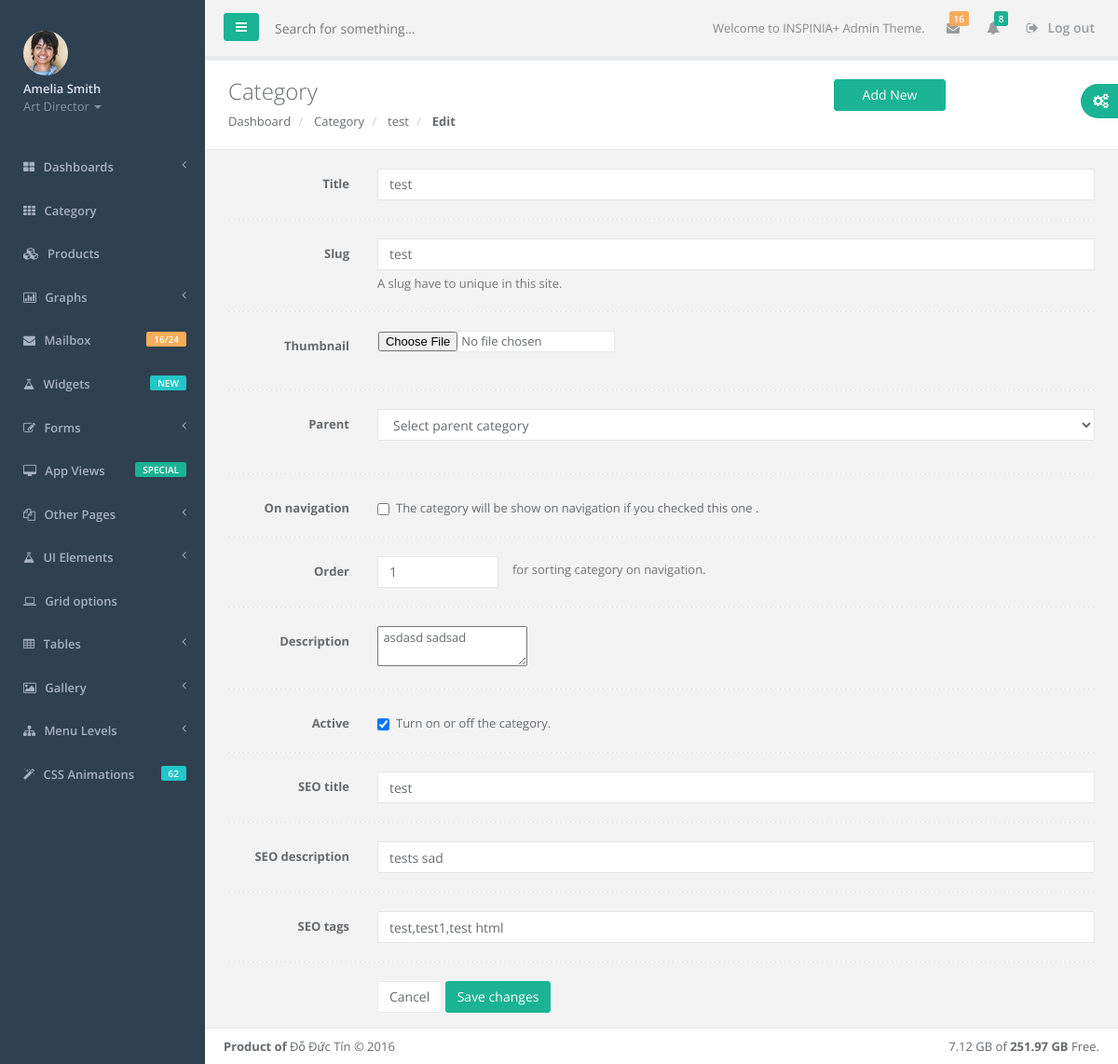
Page /admin/category-form.html?id=1 on the earlier database version.
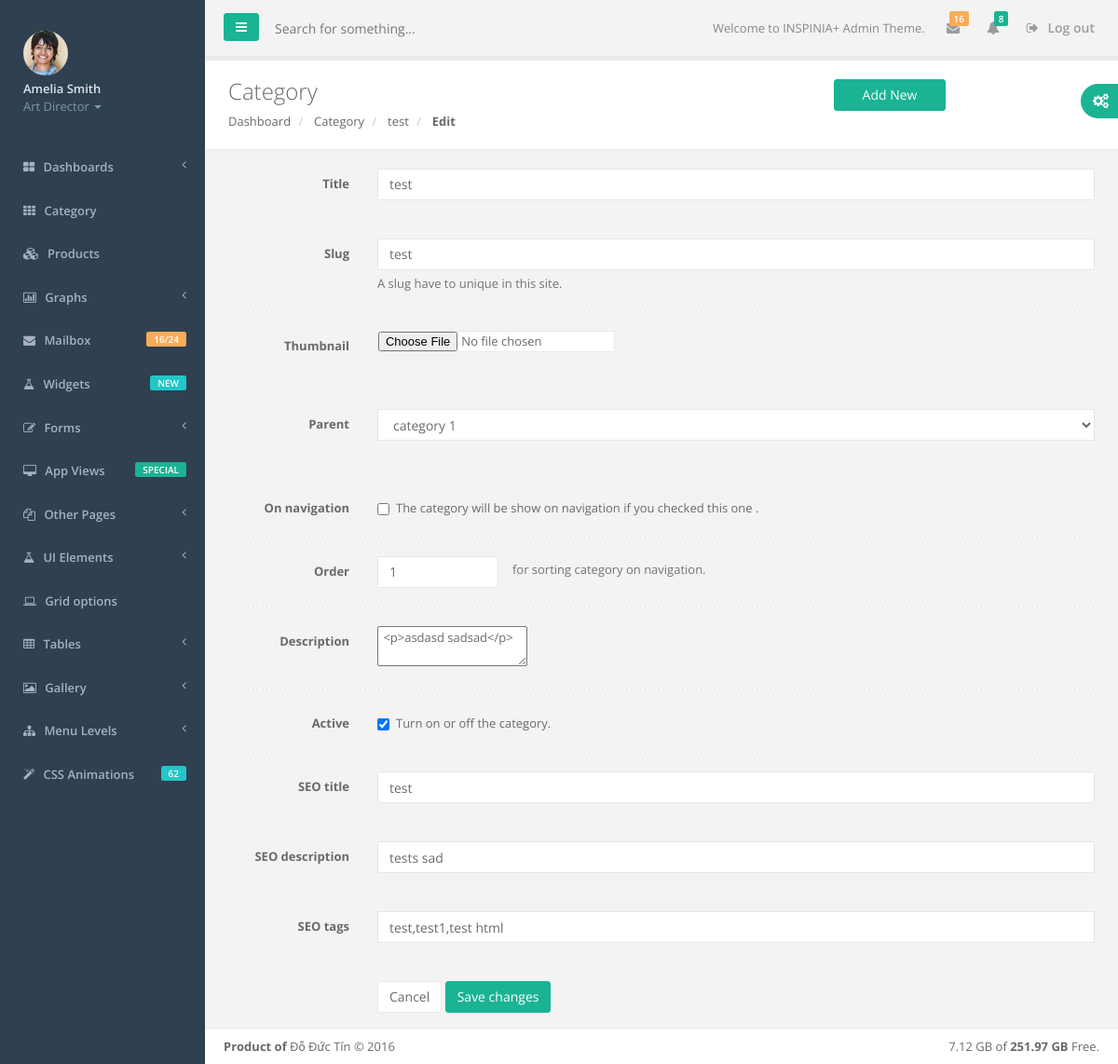
Same page on the later database version.
### tables this page shows
CREATE TABLE IF NOT EXISTS `category` (
  `id` int(11) NOT NULL AUTO_INCREMENT,
  `title` varchar(1000) NOT NULL,
  `description` longtext,
  `image` varchar(255) DEFAULT NULL,
  `slug` varchar(1000) NOT NULL,
  `parent_id` int(11) DEFAULT NULL,
  `is_active` bit(1) NOT NULL DEFAULT b'1',
  `on_navigation` bit(1) NOT NULL DEFAULT b'1',
  `order` int(3) NOT NULL DEFAULT '1',
  `seo_title` varchar(1000) DEFAULT NULL,
  `seo_description` varchar(1000) DEFAULT NULL,
  `seo_tags` varchar(1000) DEFAULT NULL,
  `updated` datetime NOT NULL DEFAULT CURRENT_TIMESTAMP ON UPDATE CURRENT_TIMESTAMP,
  PRIMARY KEY (`id`),
  UNIQUE KEY `slug` (`slug`),
  KEY `FK_category_category` (`parent_id`),
  CONSTRAINT `FK_category_category` FOREIGN KEY (`parent_id`) REFERENCES `category` (`id`) ON DELETE SET NULL
);

### admin/category-form.php (the view, shortened to what the changed rows need)
<?php
include "connect.php";
$id  = empty( $_GET["id"] ) ?0:intval($_GET["id"]);
$sql = "SELECT id,title  FROM category WHERE parent_id is null ";
$category = $conn->query($sql);
$title = "";
$slug = "";
$cat_des = "";
$on_nav = 1;
$order = 0;
$is_active = 1;
$parent = 0;
$seo_title = "";
$seo_des = "";
$seo_tags = "";
if( $id != 0 ){
    $sql = "SELECT *  FROM category WHERE id = ".$id;
    $getCat = $conn->query($sql);
    if( $getCat->num_rows > 0 ){
        $curCat     = $getCat->fetch_assoc() ;
        $title      = $curCat["title"];
        $slug       = $curCat["slug"];
        $cat_des    = $curCat["description"];
        $on_nav     = $curCat["on_navigation"];
        $order      = $curCat["order"];
        $is_active  = $curCat["is_active"];
        $parent     = $curCat["parent_id"];
        $seo_title  = $curCat["seo_title"];
        $seo_des    = $curCat["seo_description"];
        $seo_tags   = $curCat["seo_tags"];
    }else{
        $errMsg = "Invalid category ID.";
    }
}
?>
<!DOCTYPE html>
<html>
<head>
    <link href="css/bootstrap.min.css" rel="stylesheet">
    <link href="font-awesome/css/font-awesome.css" rel="stylesheet">
    <link href="js/plugins/fancybox/jquery.fancybox.css" rel="stylesheet">
    <link href="css/animate.css" rel="stylesheet">
    <link href="css/style.css" rel="stylesheet">
</head>
<body>
    <div id="wrapper">
        <div id="page-wrapper" class="gray-bg">
            <div class="row wrapper border-bottom white-bg page-heading">
                <div class="col-lg-10">
                    <h2>
                        Category
                        <a href="category-form.html" class="btn btn-w-m btn-primary pull-right">Add New</a>
                    </h2>
                    <ol class="breadcrumb">
                        <li>
                            <a href="index.html">Dashboard</a>
                        </li>
                        <li>
                            <a href="category.html">Category</a>
                        </li>
                        <?php
                        if(isset($curCat)){
                        ?>
                        <li>
                            <?php echo $title ; ?>
                        </li>
                        <li class="active">
                            <strong>Edit</strong>
                        </li>
                        <?php
                        }else{
                        ?>
                        <li class="active">
                            <strong>Add New</strong>
                        </li>
                        <?php } ?>
                    </ol>
                </div>
            </div>
        <div class="wrapper wrapper-content animated fadeInRight">
            <div class="row">
                <div class="col-lg-12">
                    <form method="post" id="category_form" class="form-horizontal" enctype='multipart/form-data'>
                        <div class="form-group"><label class="col-sm-2 control-label">Title</label>
                            <div class="col-sm-10"><input type="text" class="form-control" name="title" id="title" value="<?php echo $title; ?>"></div>
                        </div>
                        <div class="form-group"><label class="col-sm-2 control-label">Slug</label>
                            <div class="col-sm-10"><input type="text" class="form-control" name="slug" id="slug" value="<?php echo $slug; ?>"> <span class="help-block m-b-none">A slug have to unique in this site.</span>
                            </div>
                        </div>
                        <div class="form-group"><label class="col-sm-2 control-label">Parent</label>
                            <div class="col-sm-10">
                                <select class="form-control m-b" name="parent">
                                    <option value="">Select parent category</option>
                                    <?php
                                        while($row = $category->fetch_assoc()) {
                                            $selectedOption = $row['id'] == $parent ?"selected":"";
                                    ?>
                                    <option value="<?php echo $row['id'] ?>" <?php echo $selectedOption ?>><?php echo $row['title']?></option>
                                    <?php } ?>
                                </select>
                            </div>
                        </div>
                        <div class="form-group"><label class="col-sm-2 control-label">On navigation</label>
                            <div class="col-sm-10">
                                <div class="checkbox"><label> <input type="checkbox" value="1" name="on_nav" <?php if($on_nav == 1){echo "checked";}; ?> > The category will be show on navigation if you checked this one .</label></div>
                            </div>
                        </div>
                        <div class="form-group"><label class="col-sm-2 control-label">Order</label>
                            <div class="col-sm-2"><input type="number" class="form-control" name="order" value="<?php echo $order; ?>">
                            </div><span class="help-block m-b-none">for sorting category on navigation.</span>
                        </div>
                        <div class="form-group"><label class="col-sm-2 control-label">Description</label>
                            <div class="col-sm-10">
                                <textarea class="ckeditor" name="description" id="description"> <?php echo $cat_des; ?></textarea>
                            </div>
                        </div>
                        <div class="form-group"><label class="col-sm-2 control-label">Active</label>
                            <div class="col-sm-10">
                                <div class="checkbox"><label> <input type="checkbox" value="1" name="active"  <?php if($is_active == 1){echo "checked";}; ?>> Turn on or off the category.</label></div>
                            </div>
                        </div>
                        <div class="form-group"><label class="col-sm-2 control-label">SEO title</label>
                            <div class="col-sm-10"><input type="text" class="form-control" name="seo_title" id = "seo_title" value="<?php echo $seo_title; ?>"></div>
                        </div>
                        <div class="form-group"><label class="col-sm-2 control-label">SEO description</label>
                            <div class="col-sm-10"><input type="text" class="form-control" name="seo_description" value="<?php echo $seo_des; ?>"></div>
                        </div>
                        <div class="form-group"><label class="col-sm-2 control-label">SEO tags</label>
                            <div class="col-sm-10"><input type="text" class="form-control" name="seo_tags"  value="<?php echo $seo_tags; ?>"></div>
                        </div>
                    </form>
                </div>
            </div>
        </div>
        </div>
        </div>
</body>
</html>

Differences in the rows shown:
changed category "test": description "asdasd sadsad" → "<p>asdasd sadsad</p>"
Other differences:
form field parent: "Select parent category" → "category 1"
